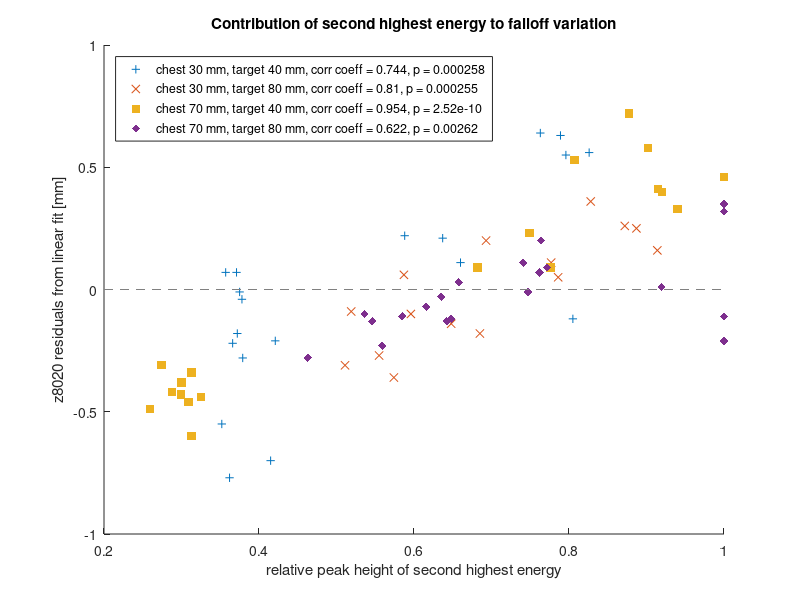

MATLAB code for this plot:
% Find contributions of second highest energy to falloff z8020 variation.
% The residuals come from a linear fit (sofar in Excel).
% The relative peak heights of the second last energy  were manually
% derived from the plots (figs_lungXX). 

clear
% close all

% set data
residualsLinearFit3040 = [0.22,-0.22,0.11,-0.21,0.21,-0.18,-0.28,0.64,-0.70,-0.12,...
    -0.04,0.63,0.56,0.07,0.07,0.55,-0.01,-0.55,-0.77];

relPeakHeightSecond3040 = [0.588,0.366,0.660,0.421,0.637,0.372,0.379,0.763,...
    0.415,0.805,0.378,0.789,0.826,0.357,0.371,0.796,0.375,0.352,0.362];

residualsLinearFit3080 = [-0.36,0.25,-0.14,0.11,-0.27,0.26,-0.10,-0.09,...
    0.36,0.06,0.20,0.16,0.05,-0.31,-0.18];

relPeakHeightSecond3080 = [0.574,0.887,0.648,0.777,0.555,0.872,0.596,...
    0.519,0.828,0.587,0.693,0.914,0.786,0.511,0.685];

residualsLinearFit7040 = [0.33,0.09,-0.60,0.09,0.40,0.23,-0.46,-0.44,...
    0.41,-0.43,0.53,-0.34,0.46,-0.42,0.58,-0.49,-0.38,-0.31,0.72];

relPeakHeightSecond7040 = [0.940,0.776,0.313,0.682,0.920,0.749,0.309,...
    0.325,0.915,0.299,0.807,0.313,1,0.288,0.902,0.259,0.300,0.274,0.877];

residualsLinearFit7080 = [-0.13,-0.23,0.07,-0.28,-0.07,-0.11,0.11,0.35,...
    -0.03,-0.10,0.20,0.35,0.03,-0.13,0.09,0.32,-0.12,-0.01,-0.21,-0.11,0.01];

relPeakHeightSecond7080 = [0.642,0.559,0.762,0.463,0.616,0.585,0.741,...
    1,0.635,0.536,0.764,1,0.658,0.546,0.772,1,0.648,0.747,1,1,0.919];

% calculate covariance matrix
% covMx3040 = cov([residualsLinearFit3040; relPeakHeightSecond3040]');
% covMx3080 = cov([residualsLinearFit3080; relPeakHeightSecond3080]');
% covMx7040 = cov([residualsLinearFit7040; relPeakHeightSecond7040]');
% covMx7080 = cov([residualsLinearFit7080; relPeakHeightSecond7080]');
% 
% covVal3040 = covMx3040(2,1) / sqrt(covMx3040(1,1)) / sqrt(covMx3040(2,2));
% covVal3080 = covMx3080(2,1) / sqrt(covMx3080(1,1)) / sqrt(covMx3080(2,2));
% covVal7040 = covMx7040(2,1) / sqrt(covMx7040(1,1)) / sqrt(covMx7040(2,2));
% covVal7080 = covMx7080(2,1) / sqrt(covMx7080(1,1)) / sqrt(covMx7080(2,2));

% calculate correlation coefficients r and p-values
[r3040,pMx3040] = corrcoef([residualsLinearFit3040; relPeakHeightSecond3040]');
[r3080,pMx3080] = corrcoef([residualsLinearFit3080; relPeakHeightSecond3080]');
[r7040,pMx7040] = corrcoef([residualsLinearFit7040; relPeakHeightSecond7040]');
[r7080,pMx7080] = corrcoef([residualsLinearFit7080; relPeakHeightSecond7080]');

corrcoeff = [r3040(2,1); r3080(2,1); r7040(2,1); r7080(2,1)];
p = [pMx3040(2,1); pMx3080(2,1); pMx7040(2,1); pMx7080(2,1)];


%% create scatter plot for all setups
contributionFig = figure;
title('Contribution of second highest energy to falloff variation')
hold on
scatter(relPeakHeightSecond3040,residualsLinearFit3040,'+')
scatter(relPeakHeightSecond3080,residualsLinearFit3080,'x')
scatter(relPeakHeightSecond7040,residualsLinearFit7040,'filled','s')
scatter(relPeakHeightSecond7080,residualsLinearFit7080,'filled','d')
plot([.2 1],[0 0],'--','color',[.5 .5 .5])
legend(['chest 30 mm, target 40 mm, corr coeff = ' num2str(corrcoeff(1),3) ', p = ' num2str(p(1),3)], ...
    ['chest 30 mm, target 80 mm, corr coeff = ' num2str(corrcoeff(2),3) ', p = ' num2str(p(2),3)], ...
    ['chest 70 mm, target 40 mm, corr coeff = ' num2str(corrcoeff(3),3) ', p = ' num2str(p(3),3)], ...
    ['chest 70 mm, target 80 mm, corr coeff = ' num2str(corrcoeff(4),3) ', p = ' num2str(p(4),3)], ...
    'location','northwest')
xlabel('relative peak height of second highest energy')
ylabel('z8020 residuals from linear fit [mm]')


%% save results and figure
save('C:\Matlab\Analysis phantom degradation\weight_analysis\contributionCorrelationResults',...
    'residualsLinearFit3040','residualsLinearFit3080','residualsLinearFit7040','residualsLinearFit7080',...
    'relPeakHeightSecond3040','relPeakHeightSecond3080','relPeakHeightSecond7040','relPeakHeightSecond7080',...
    'corrcoeff','p')
savefig(contributionFig,...
    'C:\Matlab\Analysis phantom degradation\weight_analysis\contributionSecondMaxEnergyToFalloff')

